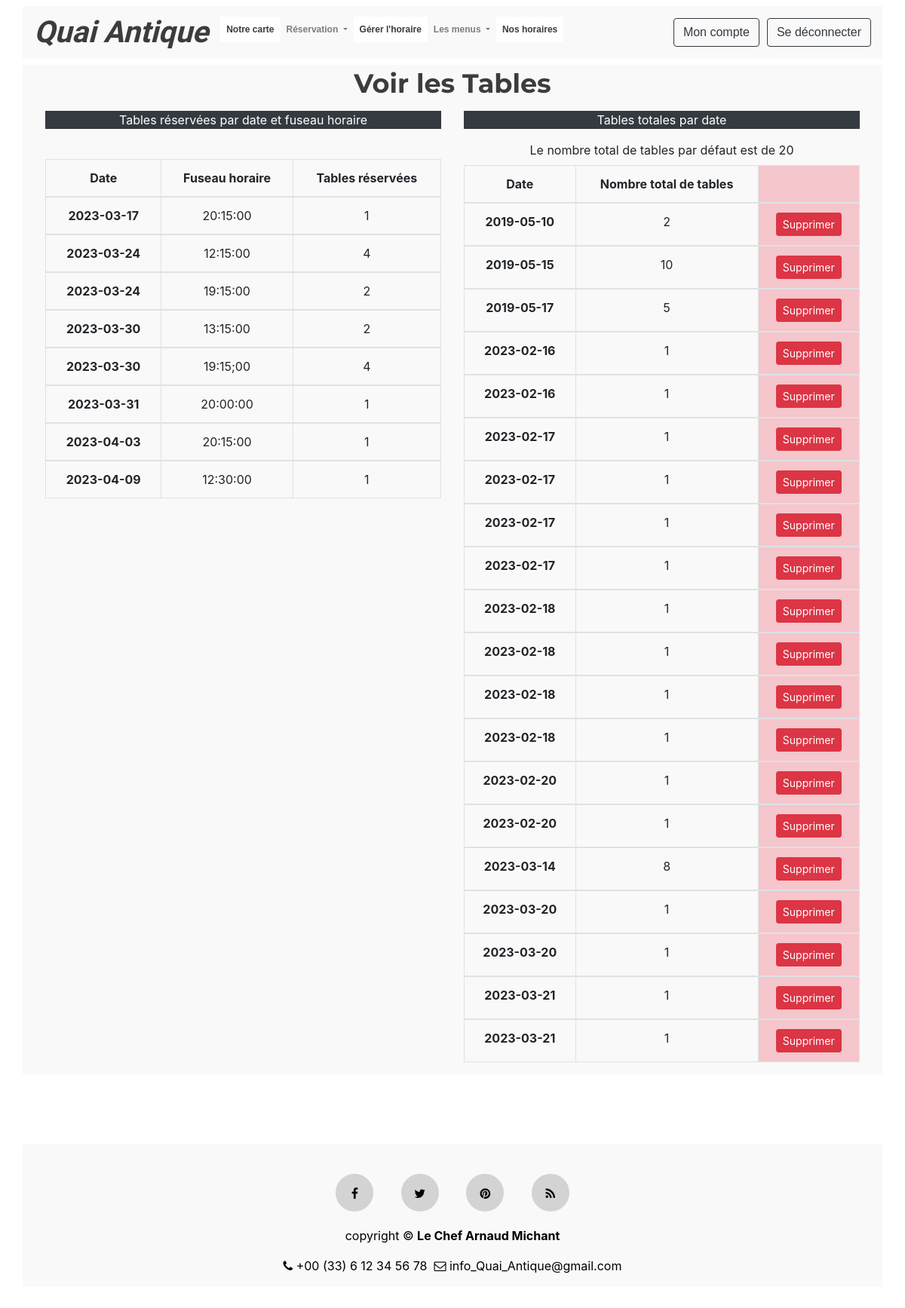
Page /view_tables.php (signed in) on the committed database.
### tables this page shows
CREATE TABLE `tables` (
  `tables_id` int(11) NOT NULL,
  `t_date` date NOT NULL,
  `t_tables` int(11) NOT NULL
);

### includes/view.tables.inc.php (the view, shortened to what this page needs)
<?php
if(isset($_SESSION['user_id'])) {
    require 'includes/dbh.inc.php';
    $role = $_SESSION['role'];
    if($role==2){
        $sql = "SELECT SUM(num_tables), rdate, time_zone FROM reservation GROUP BY rdate, time_zone";
        $result = $conn->query($sql);
        if ($result->num_rows > 0) {
            echo
            '<div class="container">
                <div class="row">
                    <div class="col-sm text-center">
                        <p class="text-white bg-dark text-center">Tables réservées par date et fuseau horaire</p><br>
                        <table class="table table-hover table-bordered table-responsive-sm text-center">
                            <thead>
                                <tr>
                                    <th scope="col">Date</th>
                                    <th scope="col">Fuseau horaire</th>
                                    <th scope="col">Tables réservées</th>
                                </tr>
                            </thead> ';
                            while($row = $result->fetch_assoc()) {
                                echo"
                                <tbody>
                                    <tr>
                                        <th scope='row'>".$row["rdate"]."</th>
                                        <td>".$row["time_zone"]."</td>
                                        <td>".$row["SUM(num_tables)"]."</td>
                                    </tr>
                                </tbody>";
                            }
                        echo "</table>";
        }
        else { echo "<p class='text-center'>La liste est vide!<p>"; }
                    echo'</div>';
        $sql = "SELECT * FROM tables ORDER BY t_date";
        $result = $conn->query($sql);
        if ($result->num_rows > 0) {
                    echo'
                    <div class="col-sm text-center">
                        <p class="text-white bg-dark text-center">Tables totales par date</p>
                        <label>Le nombre total de tables par défaut est de 20</label><br> ';
                        echo
                        '<table class="table table-hover table-bordered table-responsive-sm text-center">
                            <thead>
                                <tr>
                                    <th scope="col">Date</th>
                                    <th scope="col">Nombre total de tables</th>
                                    <th class="table-danger" scope="col"></th>
                                </tr>
                            </thead> ';
                            while($row = $result->fetch_assoc()) {
                            echo"
                                <tbody>
                                    <tr>
                                        <form action='includes/delete.php' method='POST'>
                                            <input name='tables_id' type='hidden' value=".$row["tables_id"].">
                                            <th scope='row'>".$row["t_date"]."</th>
                                            <td>".$row["t_tables"]."</td>
                                            <td class='table-danger'><button type='submit' name='delete-table' class='btn btn-danger btn-sm'>Supprimer</button></td>
                                        </form>
                                    </tr>
                                </tbody>";
                            }
                            echo "</table>";
        }
        else {  echo "<p class='text-center'>La liste est vide !<p>"; }
                    echo '
                    </div>
                </div>
            </div>';
    }
}

### css/style.css (style rules this page uses)
* { margin:0; padding:0; }
body { overflow-y: scroll; overflow-x: scroll; }
.container { background: #f9f9f9; }
.row { margin: 15px; }

### rows in the picture
tables: t_date "2019-05-10", t_tables "2"
tables: t_date "2019-05-15", t_tables "10"
tables: t_date "2019-05-17", t_tables "5"
tables: t_date "2023-02-16", t_tables "1"
tables: t_date "2023-02-16", t_tables "1"
tables: t_date "2023-02-17", t_tables "1"
tables: t_date "2023-02-17", t_tables "1"
tables: t_date "2023-02-17", t_tables "1"
tables: t_date "2023-02-17", t_tables "1"
tables: t_date "2023-02-18", t_tables "1"
tables: t_date "2023-02-18", t_tables "1"
tables: t_date "2023-02-18", t_tables "1"
tables: t_date "2023-02-18", t_tables "1"
tables: t_date "2023-02-20", t_tables "1"
tables: t_date "2023-02-20", t_tables "1"
tables: t_date "2023-03-14", t_tables "8"
tables: t_date "2023-03-20", t_tables "1"
tables: t_date "2023-03-20", t_tables "1"
tables: t_date "2023-03-21", t_tables "1"
tables: t_date "2023-03-21", t_tables "1"

### other values in the picture
$row["rdate"] "2023-03-17"
$row["time_zone"] "20:15:00"
$row["SUM(num_tables)"] "1"
$row["rdate"] "2023-03-24"
$row["time_zone"] "12:15:00"
$row["SUM(num_tables)"] "4"
$row["time_zone"] "19:15:00"
$row["SUM(num_tables)"] "2"
$row["rdate"] "2023-03-30"
$row["time_zone"] "13:15:00"
$row["time_zone"] "19:15;00"
$row["rdate"] "2023-03-31"
$row["time_zone"] "20:00:00"
$row["rdate"] "2023-04-03"
$row["rdate"] "2023-04-09"
